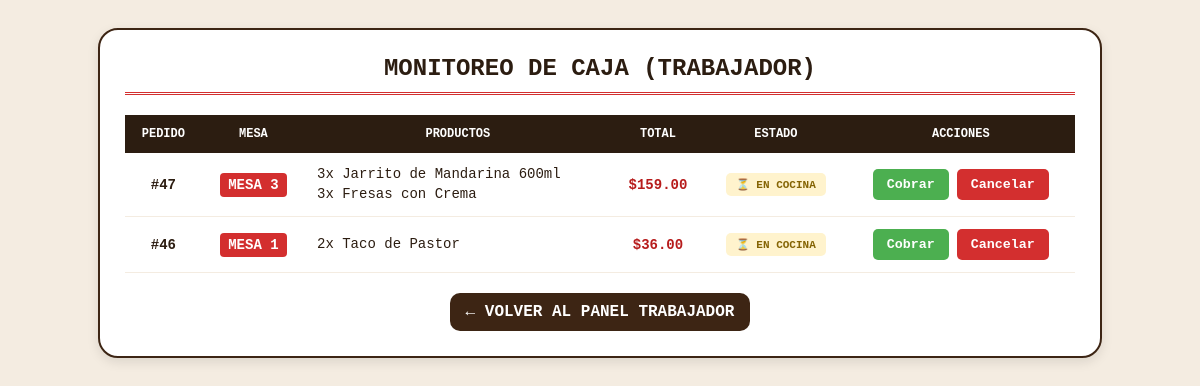
Page /historial_pedidos.php (signed in) on the earlier database version.
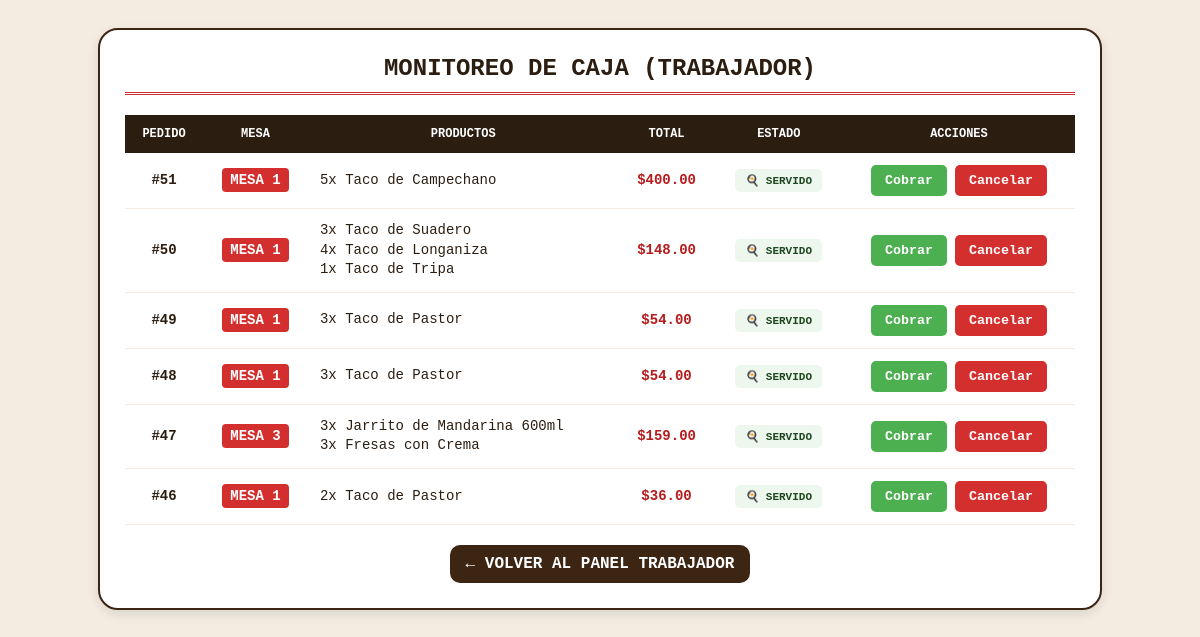
Same page on the later database version.
### tables this page shows
CREATE TABLE `pedidos_activos` (
  `id_pedido` int(11) NOT NULL,
  `mesa` int(11) NOT NULL DEFAULT 0,
  `total` decimal(30,2) NOT NULL,
  `fecha_hora` timestamp NOT NULL DEFAULT current_timestamp(),
  `estado` varchar(20) NOT NULL DEFAULT 'en cocina'
);

### historial_pedidos.php (the view, shortened to what this page needs)
<?php
$conexion = new mysqli("localhost", "root", "", "taqueria_novillero");
$sql = "SELECT pa.id_pedido, pa.mesa, pa.total, pa.estado,
        GROUP_CONCAT(CONCAT(dp.cantidad, 'x ', prod.nombre) SEPARATOR '<br>') AS productos_detalle
        FROM pedidos_activos pa
        INNER JOIN detalle_pedidos dp ON pa.id_pedido = dp.id_pedido
        INNER JOIN productos prod ON dp.id_producto = prod.id
        GROUP BY pa.id_pedido, pa.mesa, pa.total, pa.estado
        ORDER BY pa.id_pedido DESC";
$resultado = $conexion->query($sql);
?>
<!DOCTYPE html>
<html lang="es">
<head>
</head>
<body>
    <div class="container">
        <h2>Monitoreo de Caja (Trabajador)</h2>
        <table>
            <thead>
                <tr>
                    <th>Pedido</th>
                    <th>Mesa</th>
                    <th>Productos</th>
                    <th>Total</th>
                    <th>Estado</th>
                    <th>Acciones</th>
                </tr>
            </thead>
            <tbody>
                <?php if ($resultado && $resultado->num_rows > 0): ?>
                    <?php while ($fila = $resultado->fetch_assoc()): ?>
                        <tr>
                            <td><strong>#<?php echo $fila['id_pedido']; ?></strong></td>
                            <td><span style="background:#d32f2f; color:white; padding:4px 8px; border-radius:4px; font-weight: bold;">MESA <?php echo $fila['mesa']; ?></span></td>
                            <td style="text-align: left; line-height: 1.4;"><?php echo $fila['productos_detalle']; ?></td>
                            <td style="font-weight: bold; color: #b71c1c;">$<?php echo number_format($fila['total'], 2); ?></td>
                            <td>
                                <?php if ($fila['estado'] == 'en cocina'): ?>
                                    <span class="badge-cocina">⏳ EN COCINA</span>
                                <?php else: ?>
                                    <span class="badge-servido">🍳 SERVIDO</span>
                                <?php endif; ?>
                            </td>
                            <td>
                                <div style="display: flex; gap: 8px; justify-content: center;">
                                    <button type="button" class="btn-cobrar" onclick="abrirModalCobro(<?php echo $fila['id_pedido']; ?>, <?php echo $fila['total']; ?>, <?php echo $fila['mesa']; ?>)">
                                        Cobrar
                                    </button>
                                    <form method="POST" action="" onsubmit="return confirm('¿Está seguro de cancelar el pedido #<?php echo $fila['id_pedido']; ?>?');" style="margin:0;">
                                        <button type="submit" name="cancelar_pedido" class="btn-cancelar">Cancelar</button>
                                    </form>
                                </div>
                            </td>
                        </tr>
                    <?php endwhile; ?>
                <?php else: ?>
                    <tr>
                        <td colspan="6" style="font-style: italic; color: #777; padding: 20px;">No hay pedidos activos en este momento.</td>
                    </tr>
                <?php endif; ?>
            </tbody>
        </table>
        <a href="panel_trabajador.php" class="btn-volver">← Volver al Panel Trabajador</a>
    </div>
</body>
</html>

### historial_pedidos.php (style rules this page uses)
body { background-color: #f4ece1; font-family: 'Courier New', Courier, monospace; color: #2c1d11; padding: 20px; display: flex; flex-direction: column; align-items: center; }
.container { width: 100%; max-width: 950px; background-color: #ffffff; padding: 25px; border-radius: 20px; border: 2px solid #3d2514; box-shadow: 0 4px 12px rgba(0,0,0,0.1); }
h2 { border-bottom: 3px double #d32f2f; padding-bottom: 10px; text-transform: uppercase; text-align: center; margin-top: 0; }
table { width: 100%; border-collapse: collapse; margin-top: 10px; }
th { background-color: #2c1d11; color: white; padding: 12px; text-transform: uppercase; font-size: 12px; }
td { padding: 12px; border-bottom: 1px solid #f4ece1; text-align: center; font-size: 14px; }
.badge-servido { background-color: #edf7ed; color: #1e4620; padding: 5px 10px; border-radius: 5px; font-weight: bold; font-size: 11px; display: inline-block; }
.btn-cobrar { background-color: #4caf50; color: white; border: none; padding: 8px 14px; font-weight: bold; border-radius: 5px; cursor: pointer; font-family: inherit; }
.btn-cancelar { background-color: #d32f2f; color: white; border: none; padding: 8px 14px; font-weight: bold; border-radius: 5px; cursor: pointer; font-family: inherit; }
.btn-volver { display: block; width: 280px; margin: 20px auto 0 auto; text-align: center; color: white; text-decoration: none; background: #3d2514; padding: 10px; border-radius: 10px; font-weight: bold; text-transform: uppercase; }
.badge-cocina { background-color: #fff3cd; color: #856404; padding: 5px 10px; border-radius: 5px; font-weight: bold; font-size: 11px; display: inline-block; }

Differences in the rows shown:
added pedidos_activos: id_pedido "51", mesa "1", productos_detalle "5x Taco de Campechano", total "400.00", estado "🍳 SERVIDO"
added pedidos_activos: id_pedido "50", mesa "1", productos_detalle "3x Taco de Suadero 4x Taco de Longaniza 1x Taco de Tripa", total "148.00", estado "🍳 SERVIDO"
added pedidos_activos: id_pedido "49", mesa "1", productos_detalle "3x Taco de Pastor", total "54.00", estado "🍳 SERVIDO"
added pedidos_activos: id_pedido "48", mesa "1", productos_detalle "3x Taco de Pastor", total "54.00", estado "🍳 SERVIDO"
changed pedidos_activos id 47: estado "⏳ EN COCINA" → "🍳 SERVIDO"
changed pedidos_activos id 46: estado "⏳ EN COCINA" → "🍳 SERVIDO"
